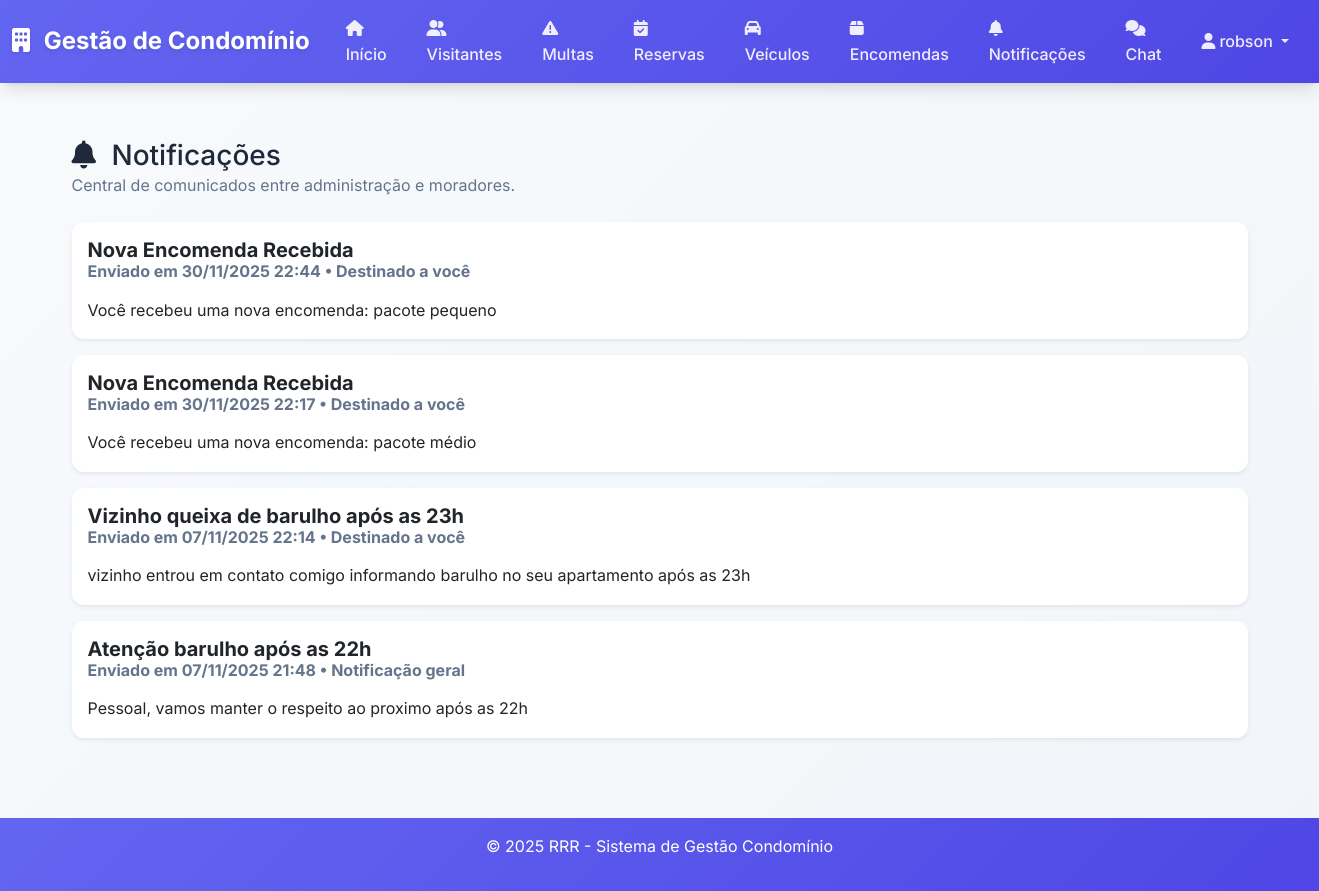
The page /notificacoes (signed in) on the database its author committed.
### app.py (models this page shows)
class Usuario(db.Model):
    id = db.Column(db.Integer, primary_key=True)
    username = db.Column(db.String(50), nullable=False, unique=True)
    email = db.Column(db.String(100), nullable=False, unique=True)
    senha_hash = db.Column(db.String(255), nullable=False)
    tipo = db.Column(db.String(20), nullable=False)
    morador_id = db.Column(db.Integer, db.ForeignKey('morador.id'), nullable=True)
    ativo = db.Column(db.Boolean, default=True)
    data_cadastro = db.Column(db.DateTime, default=datetime.utcnow)
    morador = db.relationship('Morador', backref='usuario', uselist=False)
    notificacoes_enviadas = db.relationship('Notificacao', backref='autor', lazy=True)
    notificacoes_lidas = db.relationship('NotificacaoLeitura', backref='usuario', lazy=True, cascade='all, delete-orphan')
    mensagens_enviadas = db.relationship('ChatMensagem', foreign_keys='ChatMensagem.remetente_id', backref='remetente', lazy=True, cascade='all, delete-orphan')
    mensagens_recebidas = db.relationship('ChatMensagem', foreign_keys='ChatMensagem.destinatario_id', backref='destinatario', lazy=True, cascade='all, delete-orphan')

class Notificacao(db.Model):
    id = db.Column(db.Integer, primary_key=True)
    titulo = db.Column(db.String(150), nullable=False)
    mensagem = db.Column(db.Text, nullable=False)
    morador_id = db.Column(db.Integer, db.ForeignKey('morador.id'), nullable=True)
    autor_id = db.Column(db.Integer, db.ForeignKey('usuario.id'), nullable=False)
    data_envio = db.Column(db.DateTime, default=datetime.utcnow)
    leituras = db.relationship('NotificacaoLeitura', backref='notificacao', lazy=True, cascade='all, delete-orphan')

### app.py (the view, shortened to what this page needs)
@app.route('/notificacoes')
@login_required
def listar_notificacoes():
    usuario = Usuario.query.get(session['user_id'])
    if usuario.tipo == 'Admin':
        notificacoes_query = Notificacao.query.order_by(Notificacao.data_envio.desc())
    else:
        notificacoes_query = Notificacao.query.filter(
            or_(Notificacao.morador_id == None, Notificacao.morador_id == usuario.morador_id)
        ).order_by(Notificacao.data_envio.desc())
    notificacoes = notificacoes_query.all()
    leituras_usuario = {
        leitura.notificacao_id
        for leitura in NotificacaoLeitura.query.filter_by(usuario_id=usuario.id).all()
    }
    notificacoes_nao_lidas_ids = [n.id for n in notificacoes if n.id not in leituras_usuario]
    total_nao_lidas = len(notificacoes_nao_lidas_ids)
    return render_template(
        'notificacoes.html',
        notificacoes=notificacoes,
        usuario=usuario,
        notificacoes_nao_lidas_pendentes=total_nao_lidas,
        notificacoes_ids_nao_lidas=notificacoes_nao_lidas_ids
    )

### app.py (called while the page is built)
def login_required(f):
    from functools import wraps
    @wraps(f)
    def decorated_function(*args, **kwargs):
        if 'user_id' not in session:
            return redirect(url_for('login'))
        return f(*args, **kwargs)
    return decorated_function

### templates/notificacoes.html (shortened to what this page needs)
{% extends "base.html" %}
{% block content %}
<div class="d-flex justify-content-between align-items-center mb-4">
    <div>
        <h1 class="h3 mb-0">
            <i class="fas fa-bell me-2"></i>
            Notificações
        </h1>
        <p class="text-muted mb-0">
            Central de comunicados entre administração e moradores.
        </p>
    </div>
</div>
{% if notificacoes %}
    {% if usuario.tipo == 'Admin' %}
    <div class="table-responsive shadow-sm rounded">
        <table class="table table-hover align-middle mb-0">
            <thead class="table-light">
                <tr>
                    <th>Título</th>
                    <th>Destinatário</th>
                    <th>Mensagem</th>
                    <th>Enviada em</th>
                    <th class="text-end">Ações</th>
                </tr>
            </thead>
            <tbody>
                {% for notificacao in notificacoes %}
                <tr>
                    <td>{{ notificacao.titulo }}</td>
                    <td>
                        {% if notificacao.morador %}
                            {{ notificacao.morador.nome }} ({{ notificacao.morador.unidade.bloco }} - {{ notificacao.morador.unidade.numero }})
                        {% else %}
                            Todos
                        {% endif %}
                    </td>
                    <td>{{ notificacao.mensagem }}</td>
                    <td>{{ notificacao.data_envio.strftime('%d/%m/%Y %H:%M') }}</td>
                    <td class="text-end">
                        <form action="{{ url_for('excluir_notificacao', notificacao_id=notificacao.id) }}" method="post" onsubmit="return confirm('Deseja realmente excluir esta notificação?');">
                            <button type="submit" class="btn btn-sm btn-outline-danger">
                                <i class="fas fa-trash"></i>
                            </button>
                        </form>
                    </td>
                </tr>
                {% endfor %}
            </tbody>
        </table>
    </div>
    {% else %}
    <div class="row g-3">
        {% for notificacao in notificacoes %}
        <div class="col-12">
            <div class="card shadow-sm">
                <div class="card-body">
                    <div class="d-flex justify-content-between align-items-start">
                        <div>
                            <h5 class="card-title mb-1">{{ notificacao.titulo }}</h5>
                            <h6 class="card-subtitle text-muted mb-3">
                                Enviado em {{ notificacao.data_envio.strftime('%d/%m/%Y %H:%M') }}
                                {% if notificacao.morador %}
                                    • Destinado a você
                                {% else %}
                                    • Notificação geral
                                {% endif %}
                            </h6>
                        </div>
                    </div>
                    <p class="card-text mb-0">{{ notificacao.mensagem }}</p>
                </div>
            </div>
        </div>
        {% endfor %}
    </div>
    {% endif %}
{% else %}
<div class="text-center py-5 bg-light rounded">
    <i class="fas fa-bell-slash fa-3x text-muted mb-3"></i>
    <p class="lead mb-0">Nenhuma notificação encontrada.</p>
</div>
{% endif %}
{% endblock %}

### templates/base.html (shortened to what this page needs)
<!DOCTYPE html>
<html lang="pt-BR">
<head>
    <link href="https://cdn.jsdelivr.net/npm/bootstrap@5.3.0/dist/css/bootstrap.min.css" rel="stylesheet">
    <link href="https://cdnjs.cloudflare.com/ajax/libs/font-awesome/6.4.0/css/all.min.css" rel="stylesheet">
    <link href="{{ url_for('static', filename='css/style.css') }}" rel="stylesheet">
</head>
<body>
    <nav class="navbar navbar-expand-lg navbar-dark bg-primary">
        <div class="container-fluid">
            <a class="navbar-brand" href="{{ url_for('index') }}">
                <i class="fas fa-building me-2"></i>
                Gestão de Condomínio
            </a>
            <div class="collapse navbar-collapse" id="navbarNav">
                <ul class="navbar-nav mx-auto">
                    {% if session.user_id %}
                    <li class="nav-item">
                        <a class="nav-link" href="{{ url_for('index') }}">
                            <i class="fas fa-home me-1"></i>Início
                        </a>
                    </li>
                    <li class="nav-item">
                        <a class="nav-link" href="{{ url_for('listar_visitantes') }}">
                            <i class="fas fa-user-friends me-1"></i>Visitantes
                        </a>
                    </li>
                    <li class="nav-item">
                        <a class="nav-link" href="{{ url_for('listar_multas') }}">
                            <i class="fas fa-exclamation-triangle me-1"></i>Multas
                        </a>
                    </li>
                    <li class="nav-item">
                        <a class="nav-link" href="{{ url_for('listar_reservas') }}">
                            <i class="fas fa-calendar-check me-1"></i>Reservas
                        </a>
                    </li>
                    <li class="nav-item">
                        <a class="nav-link" href="{{ url_for('listar_veiculos') }}">
                            <i class="fas fa-car me-1"></i>Veículos
                        </a>
                    </li>
                    <li class="nav-item">
                        <a class="nav-link" href="{{ url_for('listar_encomendas') }}">
                            <i class="fas fa-box me-1"></i>Encomendas
                        </a>
                    </li>
                    <li class="nav-item">
                        <a class="nav-link" href="{{ url_for('listar_notificacoes') }}">
                            <i class="fas fa-bell me-1"></i>Notificações
                        </a>
                    </li>
                    <li class="nav-item">
                        <a class="nav-link" href="{{ url_for('chat_home') }}">
                            <i class="fas fa-comments me-1"></i>Chat
                        </a>
                    </li>
                    {% endif %}
                </ul>
                <ul class="navbar-nav ms-auto">
                    {% if session.user_id %}
                    <li class="nav-item dropdown">
                        <a class="nav-link dropdown-toggle" href="#" role="button" data-bs-toggle="dropdown">
                            <i class="fas fa-user me-1"></i>{{ session.username }}
                        </a>
                    </li>
                    {% else %}
                    <li class="nav-item">
                        <a class="nav-link" href="{{ url_for('login') }}">
                            <i class="fas fa-sign-in-alt me-1"></i>Login
                        </a>
                    </li>
                    {% endif %}
                </ul>
            </div>
        </div>
    </nav>
    <main class="container my-4">
        {% block content %}{% endblock %}
    </main>
    <footer class="text-center py-3 mt-5">
        <div class="container">
            <p>&copy; 2025 RRR - Sistema de Gestão Condomínio</p>
        </div>
    </footer>
</body>
</html>

### static/css/style.css (style rules this page uses)
:root { --primary-color: #6366f1; --primary-dark: #4f46e5; --success-color: #10b981; --success-dark: #059669; --info-color: #06b6d4; --warning-color: #f59e0b; --danger-color: #ef4444; --danger-dark: #dc2626; --light-color: #f8fafc; --dark-color: #1e293b; --gray-50: #f8fafc; --gray-100: #f1f5f9; --gray-200: #e2e8f0; --gray-300: #cbd5e1; --gray-400: #94a3b8; --gray-500: #64748b; --gray-600: #475569; --gray-700: #334155; --gray-800: #1e293b; --gray-900: #0f172a; --shadow-sm: 0 1px 2px 0 rgb(0 0 0 / 0.05); --shadow-md: 0 4px 6px -1px rgb(0 0 0 / 0.1), 0 2px 4px -2px rgb(0 0 0 / 0.1); --shadow-lg: 0 10px 15px -3px rgb(0 0 0 / 0.1), 0 4px 6px -4px rgb(0 0 0 / 0.1); --shadow-xl: 0 20px 25px -5px rgb(0 0 0 / 0.1), 0 8px 10px -6px rgb(0 0 0 / 0.1); --border-radius: 12px; --border-radius-lg: 16px; }
* { box-sizing: border-box; }
body { font-family: 'Inter', -apple-system, BlinkMacSystemFont, 'Segoe UI', Roboto, sans-serif; background: linear-gradient(135deg, var(--gray-50) 0%, var(--gray-100) 100%); color: var(--gray-800); line-height: 1.6; min-height: 100vh; }
.navbar { background: linear-gradient(135deg, var(--primary-color) 0%, var(--primary-dark) 100%) !important; backdrop-filter: blur(10px); box-shadow: var(--shadow-lg); border: none; position: relative !important; z-index: 1050 !important; }
.navbar-brand { font-weight: 700; font-size: 1.5rem; color: white !important; text-shadow: 0 2px 4px rgba(0,0,0,0.1); }
.nav-link { color: rgba(255,255,255,0.9) !important; font-weight: 500; transition: all 0.3s ease; border-radius: 8px; margin: 0 4px; padding: 8px 16px !important; }
.card { border: none; border-radius: var(--border-radius); box-shadow: var(--shadow-md); transition: all 0.3s cubic-bezier(0.4, 0, 0.2, 1); background: white; overflow: hidden; }
footer { margin-top: auto; background: linear-gradient(135deg, var(--primary-color) 0%, var(--primary-dark) 100%); color: white; border-top: none; }
.card { animation: fadeIn 0.6s cubic-bezier(0.4, 0, 0.2, 1); }
.nav-link { animation: slideIn 0.4s cubic-bezier(0.4, 0, 0.2, 1); }
.container { max-width: 1200px; }
main.container { padding-top: 2rem; padding-bottom: 2rem; }
.text-muted { color: var(--gray-500) !important; }
h1, h2, h3, h4, h5, h6 { color: var(--gray-800); font-weight: 700; }

### rows shown on the page
Usuario: username "robson"
Notificacao: titulo "Nova Encomenda Recebida", data_envio "30/11/2025 22:44", shows "• Destinado a você", mensagem "Você recebeu uma nova encomenda: pacote pequeno"
Notificacao: titulo "Nova Encomenda Recebida", data_envio "30/11/2025 22:17", shows "• Destinado a você", mensagem "Você recebeu uma nova encomenda: pacote médio"
Notificacao: titulo "Vizinho queixa de barulho após as 23h", data_envio "07/11/2025 22:14", shows "• Destinado a você", mensagem "vizinho entrou em contato comigo informando barulho no seu apartamento após as 23h"
Notificacao: titulo "Atenção barulho após as 22h", data_envio "07/11/2025 21:48", shows "• Notificação geral", mensagem "Pessoal, vamos manter o respeito ao proximo após as 22h"
